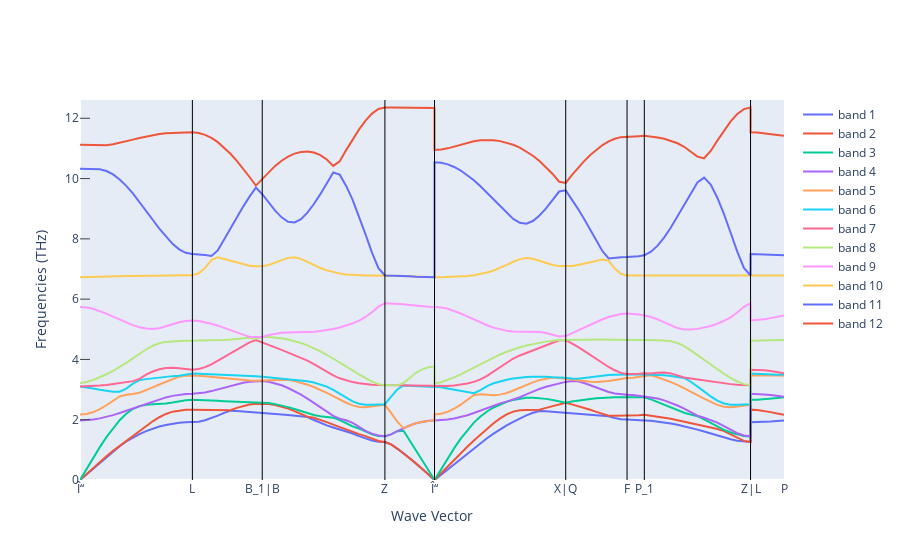

Here is the notebook cell this chart was saved with:
### Markdown cell above
# Phonon bandstructure

### Code cell
fig_ph_bs = get_plot_bs(ph_bs)
fig_ph_bs.update_yaxes(rangemode="tozero")
fig_ph_bs.show()
